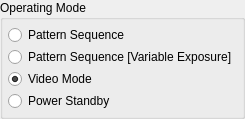
               <widget class="QGroupBox" name="groupBox_modeControl">
                <property name="title">
                 <string>Operating Mode</string>
                </property>
                <layout class="QGridLayout" name="gridLayout_11">
                 <property name="leftMargin">
                  <number>5</number>
                 </property>
                 <property name="topMargin">
                  <number>5</number>
                 </property>
                 <property name="rightMargin">
                  <number>5</number>
                 </property>
                 <property name="bottomMargin">
                  <number>5</number>
                 </property>
                 <property name="spacing">
                  <number>2</number>
                 </property>
                 <item row="0" column="0">
                  <widget class="QRadioButton" name="radioButton_SLMode">
                   <property name="text">
                    <string>Pattern Sequence</string>
                   </property>
                   <property name="checked">
                    <bool>false</bool>
                   </property>
                  </widget>
                 </item>
                 <item row="2" column="0">
                  <widget class="QRadioButton" name="radioButton_VideoMode">
                   <property name="text">
                    <string>Video Mode</string>
                   </property>
                   <property name="checked">
                    <bool>true</bool>
                   </property>
                  </widget>
                 </item>
                 <item row="3" column="0">
                  <widget class="QRadioButton" name="radioButton_StandbyMode">
                   <property name="text">
                    <string>Power Standby</string>
                   </property>
                  </widget>
                 </item>
                 <item row="1" column="0">
                  <widget class="QRadioButton" name="radioButton_VariableExpSLMode">
                   <property name="text">
                    <string>Pattern Sequence [Variable Exposure]</string>
                   </property>
                  </widget>
                 </item>
                </layout>
               </widget>
